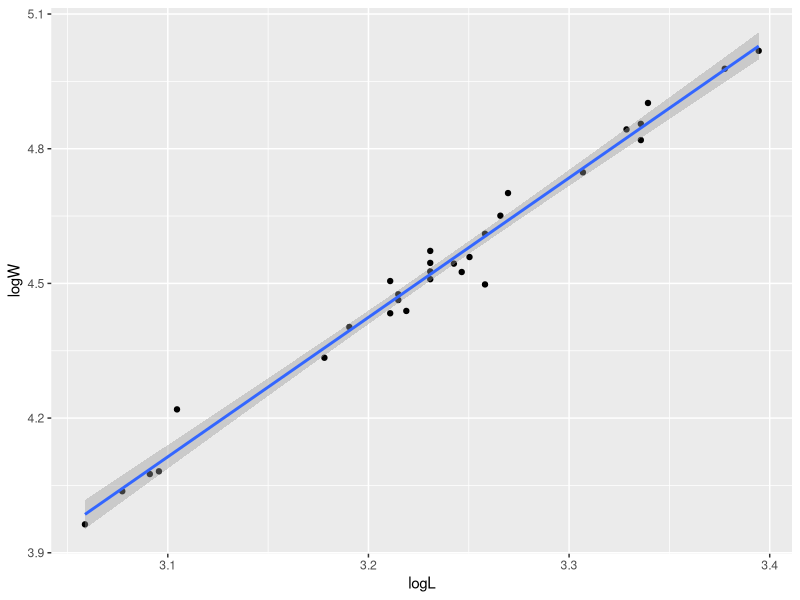
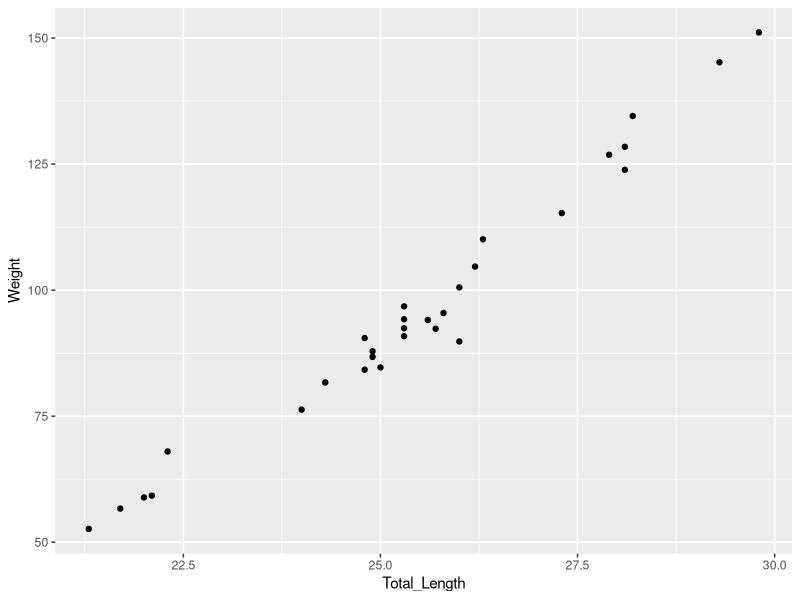
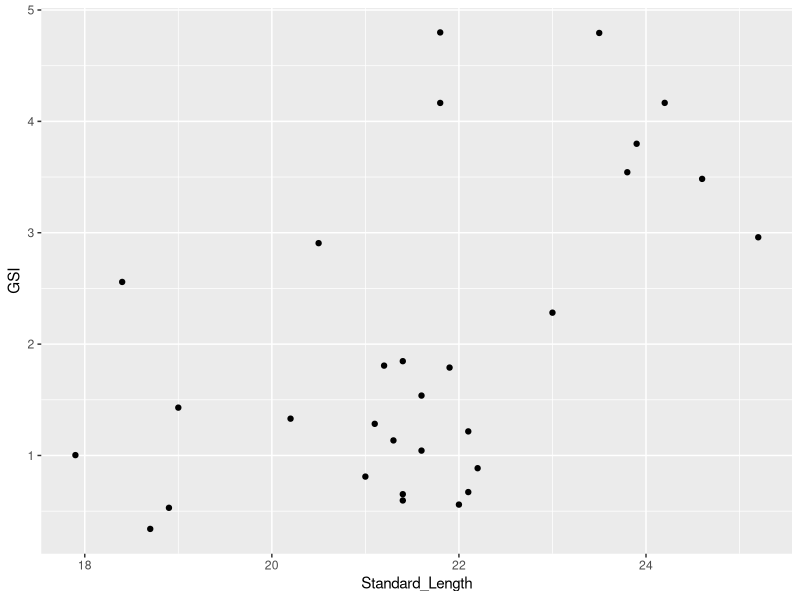
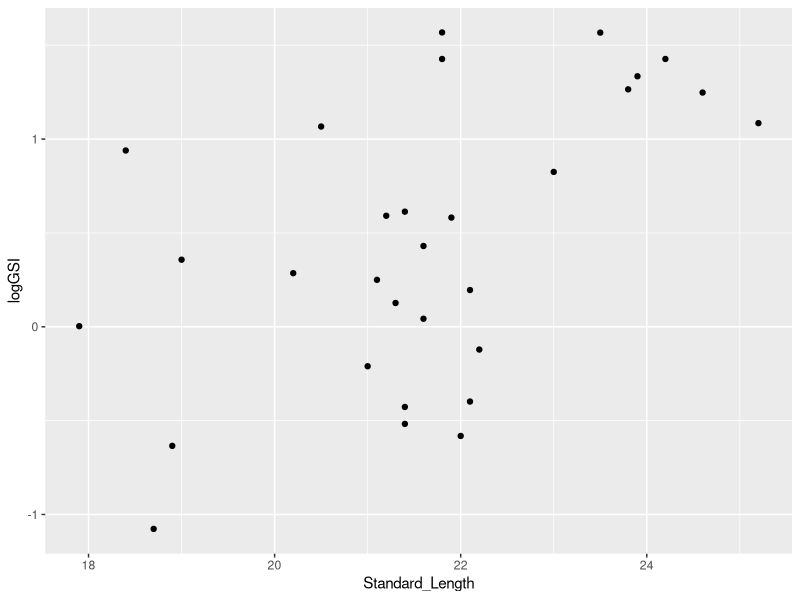
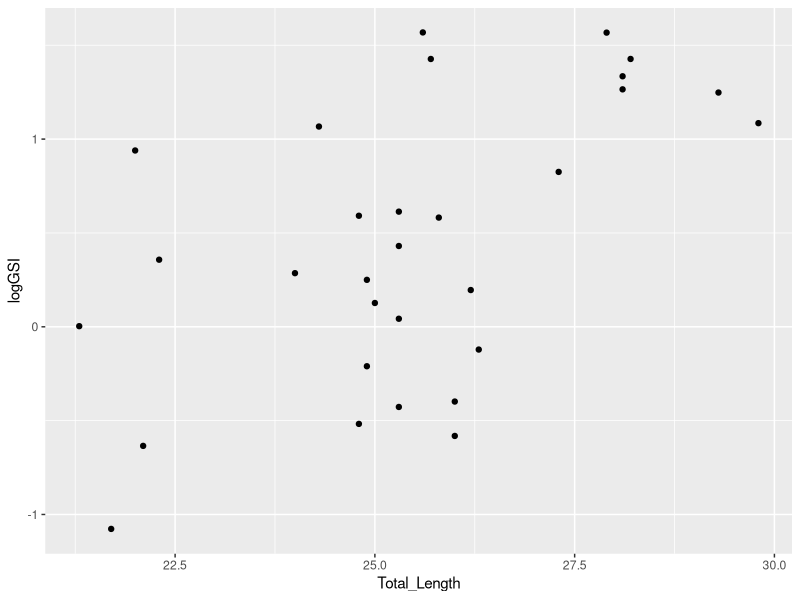
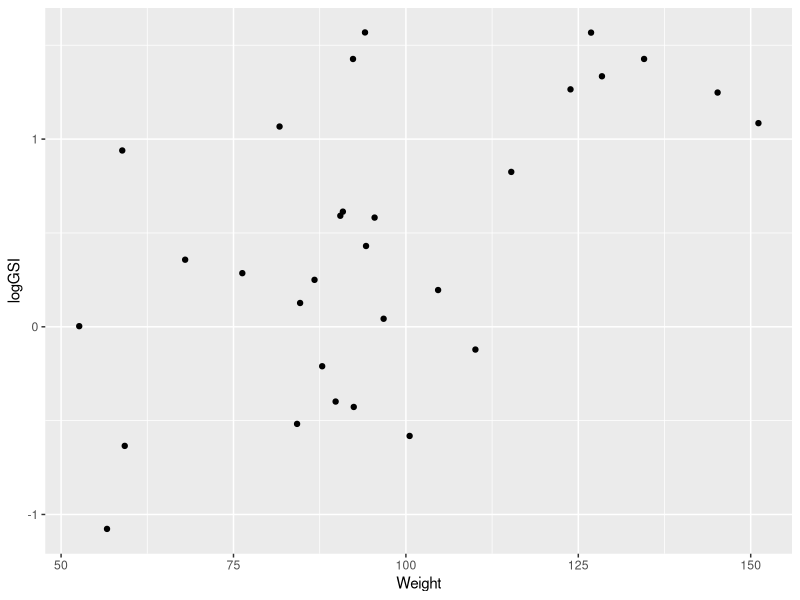
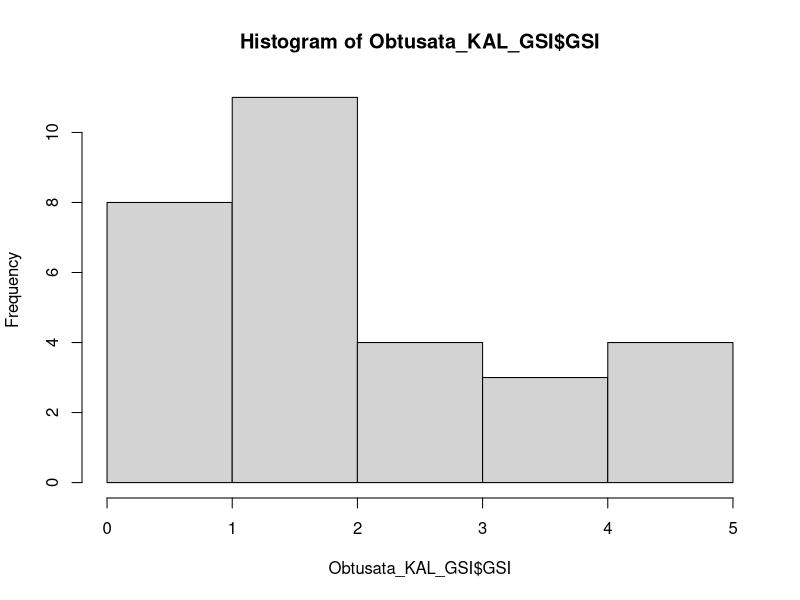

Generate these figures, in order, with R:
######Setup#####
setwd("/Users/admir/Downloads/S.obtusata_Project")
Packages <- c("tidyverse")
invisible(suppressPackageStartupMessages(lapply(Packages,library,character.only = TRUE)))

######Load files needed#####
Obtusata_KAL <- read.csv("Sphyraena_obtusata_KAL.csv")
colnames(Obtusata_KAL) <- c("Specimen_ID","Species","Location","Site","Date","Total_Length",
                            "Standard_Length","Weight","Gonad_Weight")

######Calculating LWR#####

#remove NAs from weight and total length
Obtusata_KAL_LWR <- subset(Obtusata_KAL, !is.na(Weight) & !is.na(Total_Length))

#log-transform L and W
Obtusata_KAL_LWR$logL <- log(Obtusata_KAL$Total_Length)
Obtusata_KAL_LWR$logW <- log(Obtusata_KAL$Weight)

#create linear model with log-transformed W and L
KAL_lm_lLlW <- lm(logW~logL, data = Obtusata_KAL_LWR)
KAL_lm_lLlW
summary(KAL_lm_lLlW)

#plot model
Obtusata_KAL_logLW_plot <- ggplot(data = Obtusata_KAL_LWR, aes(x = logL, y = logW)) +
  geom_point() + geom_smooth(method = "lm")
Obtusata_KAL_LW_plot <- ggplot(data = Obtusata_KAL_LWR, aes(x = Total_Length, y = Weight)) +
  geom_point()
Obtusata_KAL_logLW_plot
Obtusata_KAL_LW_plot

#####Calculating GSI#####

#remove NAs from gonad weight
Obtusata_KAL_GSI <- subset(Obtusata_KAL, !is.na(Gonad_Weight))

#GSI
Obtusata_KAL_GSI$GSI <- (Obtusata_KAL_GSI$Gonad_Weight/Obtusata_KAL_GSI$Weight) * 100
ggplot(data = Obtusata_KAL_GSI, aes(x = Standard_Length, y = GSI)) + 
  geom_point()

mean(Obtusata_KAL_GSI[["GSI"]])

Obtusata_KAL_GSI$logGSI <- log(Obtusata_KAL_GSI$GSI)
ggplot(data = Obtusata_KAL_GSI, aes(x = Standard_Length, y = logGSI)) +
  geom_point()

#####Compare relationship between logGSI and total length/weight#####

#logGSI and TL
ggplot(data = Obtusata_KAL_GSI, aes(x = Total_Length, y = logGSI)) +
  geom_point()

#logGSI and Weight
ggplot(data = Obtusata_KAL_GSI, aes(x = Weight, y = logGSI)) +
  geom_point()

#####GLM comparison#####

#checking distribution of GSI data
KAL_GSI_dist <- hist(Obtusata_KAL_GSI$GSI)

#log transform TL, SL, and Weight
Obtusata_KAL_GSI$logTL <- log(Obtusata_KAL_GSI$Total_Length)
Obtusata_KAL_GSI$logSL <- log(Obtusata_KAL_GSI$Standard_Length)
Obtusata_KAL_GSI$logWeight <- log(Obtusata_KAL_GSI$Weight)

#making GLMs
GSI_KAL_SL_glm <- glm(Obtusata_KAL_GSI$GSI~Obtusata_KAL_GSI$Standard_Length, family = Gamma)
GSI_KAL_TL_glm <- glm(Obtusata_KAL_GSI$GSI~Obtusata_KAL_GSI$Total_Length, family = Gamma)
GSI_KAL_Weight_glm <- glm(Obtusata_KAL_GSI$GSI~Obtusata_KAL_GSI$Weight, family = Gamma)

#check significance of each model
AIC(GSI_KAL_SL_glm)
AIC(GSI_KAL_TL_glm) #most significant model
AIC(GSI_KAL_Weight_glm)